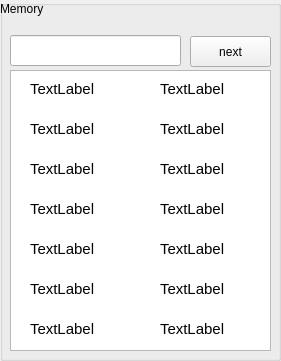
   <widget class="QGroupBox" name="groupBox_3">
    <property name="geometry">
     <rect>
      <x>1220</x>
      <y>10</y>
      <width>281</width>
      <height>361</height>
     </rect>
    </property>
    <property name="title">
     <string/>
    </property>
    <widget class="QTableView" name="tableView_2">
     <property name="geometry">
      <rect>
       <x>10</x>
       <y>70</y>
       <width>261</width>
       <height>281</height>
      </rect>
     </property>
    </widget>
    <widget class="QLabel" name="La_ADR1">
     <property name="geometry">
      <rect>
       <x>30</x>
       <y>80</y>
       <width>111</width>
       <height>18</height>
      </rect>
     </property>
     <property name="font">
      <font>
       <pointsize>11</pointsize>
      </font>
     </property>
     <property name="text">
      <string>TextLabel</string>
     </property>
    </widget>
    <widget class="QLabel" name="La_ADR4">
     <property name="geometry">
      <rect>
       <x>30</x>
       <y>200</y>
       <width>111</width>
       <height>18</height>
      </rect>
     </property>
     <property name="font">
      <font>
       <pointsize>11</pointsize>
      </font>
     </property>
     <property name="text">
      <string>TextLabel</string>
     </property>
    </widget>
    <widget class="QLabel" name="La_ADR6">
     <property name="geometry">
      <rect>
       <x>30</x>
       <y>280</y>
       <width>111</width>
       <height>18</height>
      </rect>
     </property>
     <property name="font">
      <font>
       <pointsize>11</pointsize>
      </font>
     </property>
     <property name="text">
      <string>TextLabel</string>
     </property>
    </widget>
    <widget class="QLabel" name="La_ADR5">
     <property name="geometry">
      <rect>
       <x>30</x>
       <y>240</y>
       <width>121</width>
       <height>18</height>
      </rect>
     </property>
     <property name="font">
      <font>
       <pointsize>11</pointsize>
      </font>
     </property>
     <property name="text">
      <string>TextLabel</string>
     </property>
    </widget>
    <widget class="QLabel" name="La_ADR3">
     <property name="geometry">
      <rect>
       <x>30</x>
       <y>160</y>
       <width>121</width>
       <height>18</height>
      </rect>
     </property>
     <property name="font">
      <font>
       <pointsize>11</pointsize>
      </font>
     </property>
     <property name="text">
      <string>TextLabel</string>
     </property>
    </widget>
    <widget class="QLabel" name="La_ADR2">
     <property name="geometry">
      <rect>
       <x>30</x>
       <y>120</y>
       <width>111</width>
       <height>18</height>
      </rect>
     </property>
     <property name="font">
      <font>
       <pointsize>11</pointsize>
      </font>
     </property>
     <property name="text">
      <string>TextLabel</string>
     </property>
    </widget>
    <widget class="QLabel" name="La_ADR7">
     <property name="geometry">
      <rect>
       <x>30</x>
       <y>320</y>
       <width>111</width>
       <height>18</height>
      </rect>
     </property>
     <property name="font">
      <font>
       <pointsize>11</pointsize>
      </font>
     </property>
     <property name="text">
      <string>TextLabel</string>
     </property>
    </widget>
    <widget class="QLabel" name="La_VAL7">
     <property name="geometry">
      <rect>
       <x>160</x>
       <y>320</y>
       <width>101</width>
       <height>18</height>
      </rect>
     </property>
     <property name="font">
      <font>
       <pointsize>11</pointsize>
      </font>
     </property>
     <property name="text">
      <string>TextLabel</string>
     </property>
    </widget>
    <widget class="QLabel" name="La_VAL1">
     <property name="geometry">
      <rect>
       <x>160</x>
       <y>80</y>
       <width>101</width>
       <height>18</height>
      </rect>
     </property>
     <property name="font">
      <font>
       <pointsize>11</pointsize>
      </font>
     </property>
     <property name="text">
      <string>TextLabel</string>
     </property>
    </widget>
    <widget class="QLabel" name="La_VAL2">
     <property name="geometry">
      <rect>
       <x>160</x>
       <y>120</y>
       <width>101</width>
       <height>18</height>
      </rect>
     </property>
     <property name="font">
      <font>
       <pointsize>11</pointsize>
      </font>
     </property>
     <property name="text">
      <string>TextLabel</string>
     </property>
    </widget>
    <widget class="QLabel" name="La_VAL3">
     <property name="geometry">
      <rect>
       <x>160</x>
       <y>160</y>
       <width>101</width>
       <height>18</height>
      </rect>
     </property>
     <property name="font">
      <font>
       <pointsize>11</pointsize>
      </font>
     </property>
     <property name="text">
      <string>TextLabel</string>
     </property>
    </widget>
    <widget class="QLabel" name="La_VAL5">
     <property name="geometry">
      <rect>
       <x>160</x>
       <y>240</y>
       <width>101</width>
       <height>18</height>
      </rect>
     </property>
     <property name="font">
      <font>
       <pointsize>11</pointsize>
      </font>
     </property>
     <property name="text">
      <string>TextLabel</string>
     </property>
    </widget>
    <widget class="QLabel" name="La_VAL4">
     <property name="geometry">
      <rect>
       <x>160</x>
       <y>200</y>
       <width>111</width>
       <height>18</height>
      </rect>
     </property>
     <property name="font">
      <font>
       <pointsize>11</pointsize>
      </font>
     </property>
     <property name="text">
      <string>TextLabel</string>
     </property>
    </widget>
    <widget class="QLabel" name="La_VAL6">
     <property name="geometry">
      <rect>
       <x>160</x>
       <y>280</y>
       <width>101</width>
       <height>18</height>
      </rect>
     </property>
     <property name="font">
      <font>
       <pointsize>11</pointsize>
      </font>
     </property>
     <property name="text">
      <string>TextLabel</string>
     </property>
    </widget>
    <widget class="QLabel" name="label">
     <property name="geometry">
      <rect>
       <x>0</x>
       <y>0</y>
       <width>74</width>
       <height>18</height>
      </rect>
     </property>
     <property name="text">
      <string>Memory</string>
     </property>
    </widget>
    <widget class="QPushButton" name="Bu_Next">
     <property name="geometry">
      <rect>
       <x>190</x>
       <y>36</y>
       <width>81</width>
       <height>31</height>
      </rect>
     </property>
     <property name="text">
      <string>next</string>
     </property>
    </widget>
    <widget class="QLineEdit" name="lineEdit">
     <property name="geometry">
      <rect>
       <x>10</x>
       <y>35</y>
       <width>171</width>
       <height>31</height>
      </rect>
     </property>
    </widget>
   </widget>
